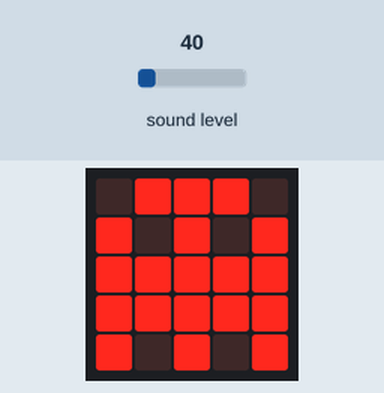
Bench run of a program on a simulated BBC micro:bit (MakeCode). On the bench: the board's 5×5 LED display. The test bench sets the inputs (shaded band); at power-on: sound level 40. Random numbers come from a fixed seed.

Above: at 1.8 s.
1.9 s: sound level set to 124
3.4 s: sound level set to 131
At 4.19 s:
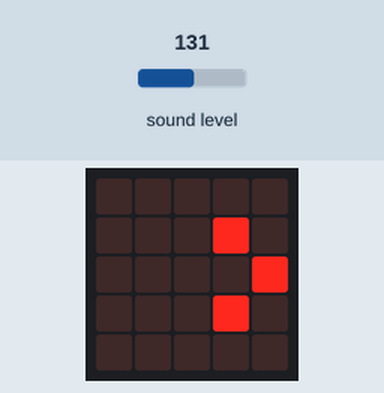
At 5.6 s:
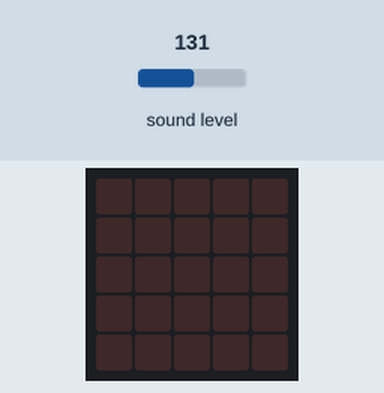
Timing chart, 0 to 7.1 s (numbered marks = the images above; inputs shaded):
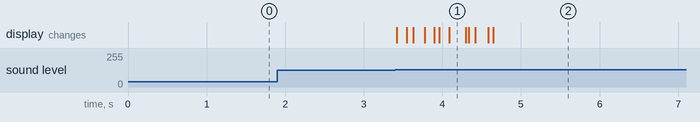

Measured:
- the behaviour switches between 128 and 129 on sound level (found by bisection; images 0 and 1)
- after the input at 1.9 s, every drawn part: stays the same
- after the input at 3.4 s, the display: first changes at once (image 1 shows a later state)

The program:

main.ts
```typescript
let co1 = 0
let row = 0
basic.showIcon(IconNames.Ghost)
basic.forever(function () {
    for (let index = 0; index < 4; index++) {
        if (input.soundLevel() > 128) {
            row = randint(0, 4)
            co1 = randint(0, 4)
        }
        if (led.point(co1, row)) {
            led.unplot(co1, row)
            led.plot(co1 + 1, row)
        }
    }
})
```

test.ts
```typescript
// 在這裡測試；當此封包作為擴充功能時，將不會編譯此內容。
```
